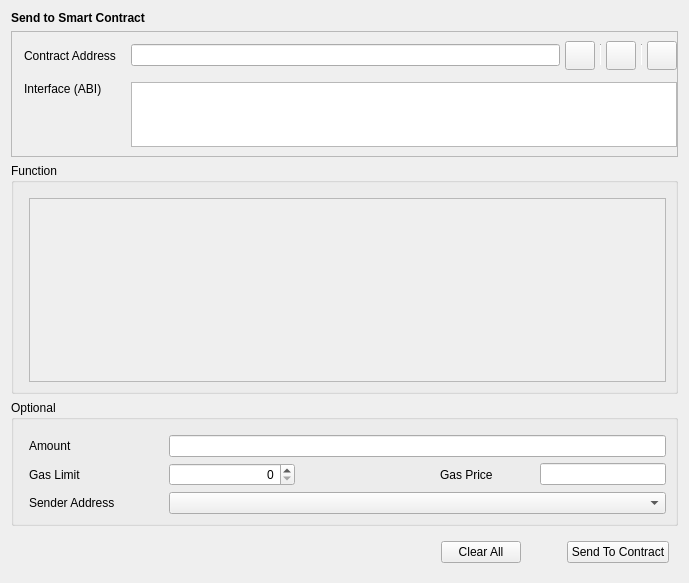
<?xml version="1.0" encoding="UTF-8"?>
<ui version="4.0">
 <class>SendToContract</class>
 <widget class="QWidget" name="SendToContract">
  <property name="geometry">
   <rect>
    <x>0</x>
    <y>0</y>
    <width>689</width>
    <height>583</height>
   </rect>
  </property>
  <property name="windowTitle">
   <string>Form</string>
  </property>
  <layout class="QVBoxLayout" name="verticalLayout">
   <item>
    <widget class="QStackedWidget" name="stackedWidget">
     <property name="currentIndex">
      <number>0</number>
     </property>
     <widget class="QWidget" name="sendContractPage">
      <layout class="QVBoxLayout" name="verticalLayout_4">
       <property name="leftMargin">
        <number>0</number>
       </property>
       <property name="topMargin">
        <number>0</number>
       </property>
       <property name="rightMargin">
        <number>0</number>
       </property>
       <property name="bottomMargin">
        <number>0</number>
       </property>
       <item>
        <widget class="QLabel" name="labelTitle">
         <property name="font">
          <font>
           <weight>75</weight>
           <bold>true</bold>
          </font>
         </property>
         <property name="text">
          <string>Send to Smart Contract</string>
         </property>
        </widget>
       </item>
       <item>
        <widget class="QFrame" name="frameContract">
         <property name="sizePolicy">
          <sizepolicy hsizetype="Preferred" vsizetype="Fixed">
           <horstretch>0</horstretch>
           <verstretch>0</verstretch>
          </sizepolicy>
         </property>
         <property name="frameShape">
          <enum>QFrame::StyledPanel</enum>
         </property>
         <property name="frameShadow">
          <enum>QFrame::Raised</enum>
         </property>
         <layout class="QVBoxLayout" name="verticalLayout_2">
          <property name="leftMargin">
           <number>0</number>
          </property>
          <property name="rightMargin">
           <number>0</number>
          </property>
          <item>
           <layout class="QGridLayout" name="gridLayout">
            <property name="leftMargin">
             <number>12</number>
            </property>
            <property name="horizontalSpacing">
             <number>15</number>
            </property>
            <property name="verticalSpacing">
             <number>12</number>
            </property>
            <item row="0" column="2">
             <layout class="QHBoxLayout" name="horizontalLayout_2">
              <property name="spacing">
               <number>5</number>
              </property>
              <item>
               <widget class="QValidatedLineEdit" name="lineEditContractAddress"/>
              </item>
              <item>
               <widget class="QToolButton" name="loadInfoButton">
                <property name="toolTip">
                 <string>Choose from contract book page</string>
                </property>
                <property name="text">
                 <string/>
                </property>
                <property name="iconSize">
                 <size>
                  <width>22</width>
                  <height>22</height>
                 </size>
                </property>
               </widget>
              </item>
              <item>
               <widget class="Line" name="vLine">
                <property name="maximumSize">
                 <size>
                  <width>1</width>
                  <height>22</height>
                 </size>
                </property>
                <property name="orientation">
                 <enum>Qt::Vertical</enum>
                </property>
               </widget>
              </item>
              <item>
               <widget class="QToolButton" name="pasteAddressButton">
                <property name="toolTip">
                 <string>Paste contract address from clipboard</string>
                </property>
                <property name="text">
                 <string/>
                </property>
                <property name="iconSize">
                 <size>
                  <width>22</width>
                  <height>22</height>
                 </size>
                </property>
               </widget>
              </item>
              <item>
               <widget class="Line" name="vLine2">
                <property name="maximumSize">
                 <size>
                  <width>1</width>
                  <height>22</height>
                 </size>
                </property>
                <property name="orientation">
                 <enum>Qt::Vertical</enum>
                </property>
               </widget>
              </item>
              <item>
               <widget class="QToolButton" name="saveInfoButton">
                <property name="toolTip">
                 <string>Save contract info</string>
                </property>
                <property name="text">
                 <string/>
                </property>
                <property name="iconSize">
                 <size>
                  <width>22</width>
                  <height>22</height>
                 </size>
                </property>
               </widget>
              </item>
             </layout>
            </item>
            <item row="0" column="0">
             <widget class="QLabel" name="labelContractAddress">
              <property name="text">
               <string>Contract Address</string>
              </property>
             </widget>
            </item>
            <item row="1" column="2">
             <widget class="QValidatedTextEdit" name="textEditInterface">
              <property name="sizePolicy">
               <sizepolicy hsizetype="Expanding" vsizetype="Fixed">
                <horstretch>0</horstretch>
                <verstretch>0</verstretch>
               </sizepolicy>
              </property>
              <property name="maximumSize">
               <size>
                <width>16777215</width>
                <height>65</height>
               </size>
              </property>
              <property name="horizontalScrollBarPolicy">
               <enum>Qt::ScrollBarAlwaysOff</enum>
              </property>
             </widget>
            </item>
            <item row="1" column="0" alignment="Qt::AlignTop">
             <widget class="QLabel" name="labelInterface">
              <property name="text">
               <string>Interface (ABI)</string>
              </property>
             </widget>
            </item>
           </layout>
          </item>
         </layout>
        </widget>
       </item>
       <item>
        <widget class="QGroupBox" name="groupBoxFunction">
         <property name="title">
          <string>Function</string>
         </property>
         <layout class="QVBoxLayout" name="verticalLayout_3">
          <property name="leftMargin">
           <number>15</number>
          </property>
          <property name="topMargin">
           <number>15</number>
          </property>
          <property name="bottomMargin">
           <number>9</number>
          </property>
          <item>
           <widget class="QScrollArea" name="scrollAreaFunction">
            <property name="widgetResizable">
             <bool>true</bool>
            </property>
            <widget class="QWidget" name="scrollAreaWidgetContents">
             <property name="geometry">
              <rect>
               <x>0</x>
               <y>0</y>
               <width>639</width>
               <height>182</height>
              </rect>
             </property>
            </widget>
           </widget>
          </item>
         </layout>
        </widget>
       </item>
       <item>
        <widget class="QGroupBox" name="groupBoxOptional">
         <property name="title">
          <string>Optional</string>
         </property>
         <layout class="QGridLayout" name="gridLayout_2">
          <property name="leftMargin">
           <number>15</number>
          </property>
          <property name="topMargin">
           <number>15</number>
          </property>
          <property name="horizontalSpacing">
           <number>10</number>
          </property>
          <property name="verticalSpacing">
           <number>6</number>
          </property>
          <item row="0" column="1" colspan="4">
           <widget class="BitcoinAmountField" name="lineEditAmount"/>
          </item>
          <item row="1" column="0">
           <widget class="QLabel" name="labelGasLimit">
            <property name="sizePolicy">
             <sizepolicy hsizetype="Fixed" vsizetype="Preferred">
              <horstretch>0</horstretch>
              <verstretch>0</verstretch>
             </sizepolicy>
            </property>
            <property name="minimumSize">
             <size>
              <width>130</width>
              <height>0</height>
             </size>
            </property>
            <property name="text">
             <string>Gas Limit</string>
            </property>
           </widget>
          </item>
          <item row="1" column="3">
           <widget class="QLabel" name="labelGasPrice">
            <property name="sizePolicy">
             <sizepolicy hsizetype="Fixed" vsizetype="Preferred">
              <horstretch>0</horstretch>
              <verstretch>0</verstretch>
             </sizepolicy>
            </property>
            <property name="minimumSize">
             <size>
              <width>90</width>
              <height>0</height>
             </size>
            </property>
            <property name="text">
             <string>Gas Price</string>
            </property>
           </widget>
          </item>
          <item row="3" column="1" colspan="4">
           <widget class="AddressField" name="lineEditSenderAddress">
            <property name="minimumSize">
             <size>
              <width>370</width>
              <height>0</height>
             </size>
            </property>
           </widget>
          </item>
          <item row="0" column="0">
           <widget class="QLabel" name="labelAmount">
            <property name="sizePolicy">
             <sizepolicy hsizetype="Fixed" vsizetype="Preferred">
              <horstretch>0</horstretch>
              <verstretch>0</verstretch>
             </sizepolicy>
            </property>
            <property name="minimumSize">
             <size>
              <width>130</width>
              <height>0</height>
             </size>
            </property>
            <property name="text">
             <string>Amount</string>
            </property>
           </widget>
          </item>
          <item row="1" column="4">
           <widget class="BitcoinAmountField" name="lineEditGasPrice"/>
          </item>
          <item row="3" column="0">
           <widget class="QLabel" name="labelSenderAddress">
            <property name="sizePolicy">
             <sizepolicy hsizetype="Fixed" vsizetype="Preferred">
              <horstretch>0</horstretch>
              <verstretch>0</verstretch>
             </sizepolicy>
            </property>
            <property name="minimumSize">
             <size>
              <width>130</width>
              <height>0</height>
             </size>
            </property>
            <property name="text">
             <string>Sender Address</string>
            </property>
           </widget>
          </item>
          <item row="1" column="1">
           <widget class="QSpinBox" name="lineEditGasLimit">
            <property name="sizePolicy">
             <sizepolicy hsizetype="Expanding" vsizetype="Fixed">
              <horstretch>0</horstretch>
              <verstretch>0</verstretch>
             </sizepolicy>
            </property>
            <property name="alignment">
             <set>Qt::AlignRight|Qt::AlignTrailing|Qt::AlignVCenter</set>
            </property>
           </widget>
          </item>
          <item row="1" column="2">
           <spacer name="horizontalSpacer_2">
            <property name="orientation">
             <enum>Qt::Horizontal</enum>
            </property>
            <property name="sizeHint" stdset="0">
             <size>
              <width>60</width>
              <height>20</height>
             </size>
            </property>
           </spacer>
          </item>
         </layout>
        </widget>
       </item>
      </layout>
     </widget>
    </widget>
   </item>
   <item>
    <layout class="QHBoxLayout" name="horizontalLayout">
     <property name="leftMargin">
      <number>9</number>
     </property>
     <property name="topMargin">
      <number>9</number>
     </property>
     <property name="rightMargin">
      <number>9</number>
     </property>
     <property name="bottomMargin">
      <number>9</number>
     </property>
     <item>
      <spacer name="horizontalSpacer">
       <property name="orientation">
        <enum>Qt::Horizontal</enum>
       </property>
       <property name="sizeType">
        <enum>QSizePolicy::Expanding</enum>
       </property>
       <property name="sizeHint" stdset="0">
        <size>
         <width>40</width>
         <height>20</height>
        </size>
       </property>
      </spacer>
     </item>
     <item>
      <widget class="QPushButton" name="pushButtonClearAll">
       <property name="text">
        <string>Clear All</string>
       </property>
      </widget>
     </item>
     <item>
      <spacer name="horizontalSpacer_3">
       <property name="orientation">
        <enum>Qt::Horizontal</enum>
       </property>
       <property name="sizeType">
        <enum>QSizePolicy::Fixed</enum>
       </property>
       <property name="sizeHint" stdset="0">
        <size>
         <width>40</width>
         <height>20</height>
        </size>
       </property>
      </spacer>
     </item>
     <item>
      <widget class="QPushButton" name="pushButtonSendToContract">
       <property name="text">
        <string>Send To Contract</string>
       </property>
      </widget>
     </item>
    </layout>
   </item>
  </layout>
 </widget>
 <customwidgets>
  <customwidget>
   <class>QValidatedLineEdit</class>
   <extends>QLineEdit</extends>
   <header>qt/qvalidatedlineedit.h</header>
  </customwidget>
  <customwidget>
   <class>BitcoinAmountField</class>
   <extends>QLineEdit</extends>
   <header>qt/glitchamountfield.h</header>
   <container>1</container>
  </customwidget>
  <customwidget>
   <class>QValidatedTextEdit</class>
   <extends>QTextEdit</extends>
   <header>qt/qvalidatedtextedit.h</header>
  </customwidget>
  <customwidget>
   <class>AddressField</class>
   <extends>QComboBox</extends>
   <header>qt/addressfield.h</header>
  </customwidget>
 </customwidgets>
 <resources/>
 <connections/>
</ui>
